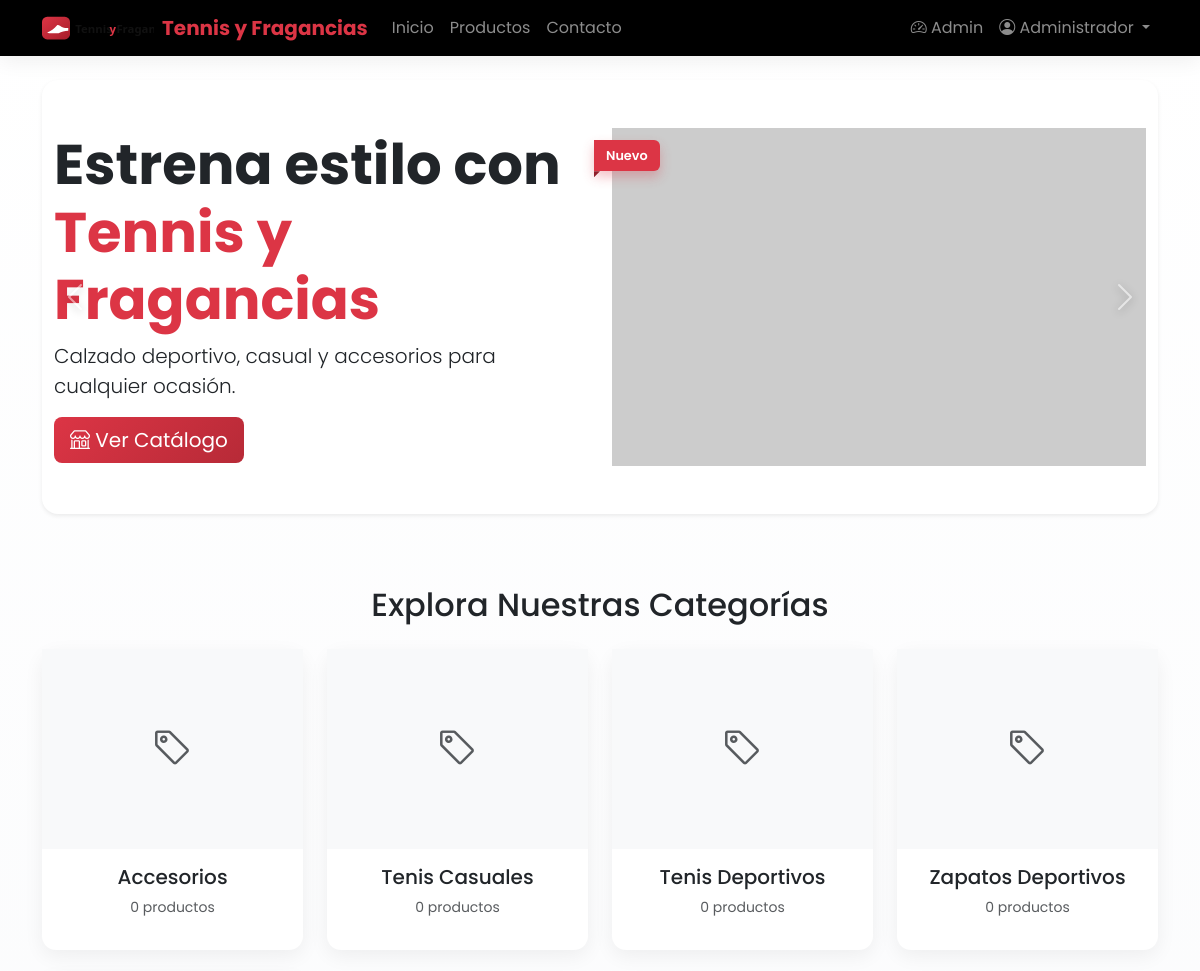
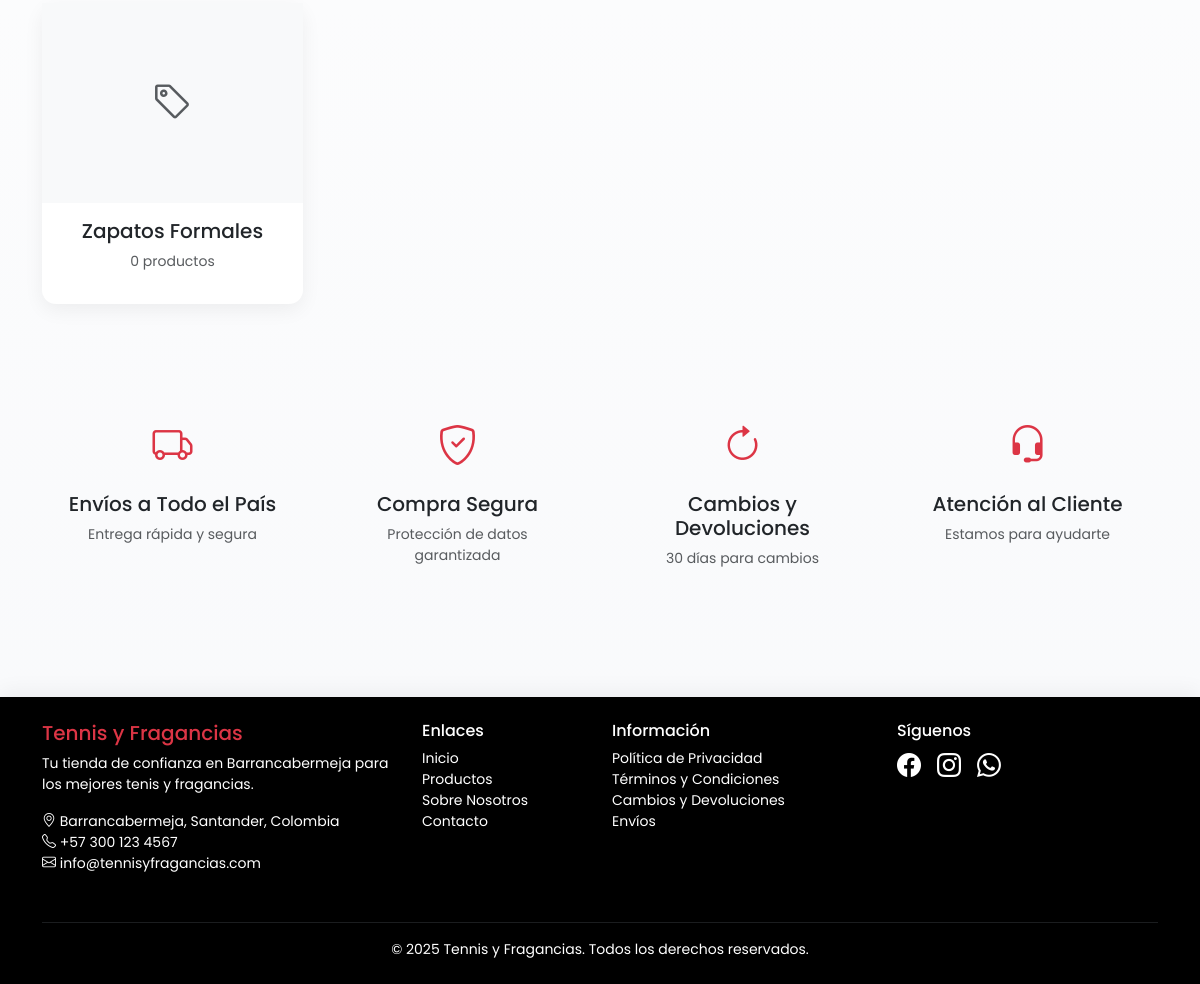
/ (signed in), run on the app's committed database (2 pictures, top to bottom).
### tables this page shows
CREATE TABLE categorias (
    id INT AUTO_INCREMENT PRIMARY KEY,
    nombre VARCHAR(100) NOT NULL,
    descripcion TEXT,
    imagen VARCHAR(255),
    estado ENUM('activo', 'inactivo') DEFAULT 'activo',
    fecha_creacion TIMESTAMP DEFAULT CURRENT_TIMESTAMP,
    INDEX idx_estado (estado)
);

### app/controladores/InicioControlador.php (called while the page is built, shortened)
<?php
class InicioControlador extends Controlador {
    public function index() {
        $productoModelo = $this->cargarModelo('Producto');
        $categoriaModelo = $this->cargarModelo('Categoria');
        $productosDestacados = $productoModelo->obtenerDestacados(8);
        $categorias = $categoriaModelo->obtenerConContador();
        $datos = [
            'titulo' => 'Inicio - ' . NOMBRE_SITIO,
            'productos_destacados' => $productosDestacados,
            'categorias' => $categorias
        ];
        $this->cargarVista('inicio/index', $datos);
    }
}
?>

### app/core/Enrutador.php (called while the page is built, shortened)
<?php
class Enrutador {
    private $controlador = 'InicioControlador';
    private $metodo = 'index';
    private $parametros = [];
    public function __construct() {
        $url = $this->obtenerUrl();
        $this->controlador = new $this->controlador;
        $this->parametros = $url ? array_values($url) : [];
    }
    public function manejarRuta() {
        call_user_func_array([$this->controlador, $this->metodo], $this->parametros);
    }
    private function obtenerUrl() {
        return [];
    }
}
?>

### index.php (called while the page is built, shortened)
<?php
require_once APP_PATH . '/config/base_datos.php';
require_once APP_PATH . '/core/Controlador.php';
require_once APP_PATH . '/core/Modelo.php';
require_once APP_PATH . '/core/Vista.php';
require_once APP_PATH . '/core/Enrutador.php';
$enrutador = new Enrutador();
$enrutador->manejarRuta();
?>

### app/core/Vista.php (called while the page is built, shortened)
<?php
class Vista {
    public static function escapar($texto) {
        return htmlspecialchars($texto, ENT_QUOTES, 'UTF-8');
    }
    public static function url($ruta = '') {
        return URL_BASE . $ruta;
    }
    public static function urlPublica($ruta = '') {
        return URL_PUBLICA . $ruta;
    }
}
?>

### app/config/base_datos.php (called while the page is built, shortened)
<?php
class BaseDatos {
    private static $instancia = null;
    private $conexion;
    private function __construct() {
        try {
            $puerto = defined('DB_PUERTO') ? DB_PUERTO : '3306';
            $dsnConDb = "mysql:host=" . DB_HOST . ";port=" . $puerto . ";dbname=" . DB_NOMBRE . ";charset=" . DB_CHARSET;
            $dsnSinDb = "mysql:host=" . DB_HOST . ";port=" . $puerto . ";charset=" . DB_CHARSET;
            $opciones = [
                PDO::ATTR_ERRMODE => PDO::ERRMODE_EXCEPTION,
                PDO::ATTR_DEFAULT_FETCH_MODE => PDO::FETCH_ASSOC,
                PDO::ATTR_EMULATE_PREPARES => false,
            ];
            try {
                $this->conexion = new PDO($dsnConDb, DB_USUARIO, DB_PASSWORD, $opciones);
            } catch (PDOException $e) {
                if (strpos($e->getMessage(), '1049') !== false || stripos($e->getMessage(), 'Unknown database') !== false) {
                    $pdoTemporal = new PDO($dsnSinDb, DB_USUARIO, DB_PASSWORD, $opciones);
                    $nombreDb = DB_NOMBRE;
                    $charset = DB_CHARSET;
                    $pdoTemporal->exec("CREATE DATABASE IF NOT EXISTS `{$nombreDb}` CHARACTER SET {$charset} COLLATE {$charset}_unicode_ci");
                    $pdoTemporal = null;
                    $this->conexion = new PDO($dsnConDb, DB_USUARIO, DB_PASSWORD, $opciones);
                } else {
                    throw $e;
                }
            }
        } catch (PDOException $e) {
            die("Error de conexión a la base de datos: " . $e->getMessage());
        }
    }
    public static function obtenerInstancia() {
        if (self::$instancia === null) {
            self::$instancia = new self();
        }
        return self::$instancia;
    }
    public function obtenerConexion() {
        return $this->conexion;
    }
}
?>

### app/core/Modelo.php (called while the page is built, shortened)
<?php
class Modelo {
    public function __construct() {
        $this->db = BaseDatos::obtenerInstancia()->obtenerConexion();
    }
}
?>

### app/modelos/Categoria.php (called while the page is built, shortened)
<?php
class Categoria extends Modelo {
    protected $tabla = 'categorias';
    public function obtenerConContador() {
        $sql = "SELECT c.*, COUNT(p.id) as total_productos
                FROM {$this->tabla} c
                LEFT JOIN productos p ON c.id = p.categoria_id AND p.estado = 'activo'
                WHERE c.estado = 'activo'
                GROUP BY c.id
                ORDER BY c.nombre ASC";
        $stmt = $this->db->prepare($sql);
        $stmt->execute();
        return $stmt->fetchAll();
    }
}
?>

### app/vistas/inicio/index.php (the view, shortened to what this page needs)
<?php require_once VIEWS_PATH . '/layout/header.php'; ?>
<section class="py-4">
    <div class="container">
        <div class="card border-0 shadow-sm rounded-4 overflow-hidden">
            <div id="heroCarousel" class="carousel slide" data-bs-ride="carousel">
        <div class="carousel-inner">
            <div class="carousel-item active">
                <div class="container py-5">
                    <div class="row align-items-center">
                        <div class="col-lg-6">
                            <h1 class="display-4 fw-bold">Estrena estilo con <span class="text-primario">Tennis y Fragancias</span></h1>
                            <p class="lead">Calzado deportivo, casual y accesorios para cualquier ocasión.</p>
                            <a href="<?= Vista::url('productos') ?>" class="btn btn-primario btn-lg"><i class="bi bi-shop"></i> Ver Catálogo</a>
                        </div>
                        <div class="col-lg-6 text-center position-relative">
                            <span class="ribbon">Nuevo</span>
                            <img src="<?= Vista::urlPublica('imagenes/hero-image.jpg') ?>" class="img-fluid" style="max-height:380px;object-fit:cover" onerror="this.src='https://via.placeholder.com/600x380?text=Cat%C3%A1logo'" alt="Hero" loading="lazy">
                        </div>
                    </div>
                </div>
            </div>
        </div>
        <button class="carousel-control-prev" type="button" data-bs-target="#heroCarousel" data-bs-slide="prev">
            <span class="carousel-control-prev-icon" aria-hidden="true"></span>
        </button>
        <button class="carousel-control-next" type="button" data-bs-target="#heroCarousel" data-bs-slide="next">
            <span class="carousel-control-next-icon" aria-hidden="true"></span>
        </button>
            </div>
        </div>
    </div>
</section>
<?php if (!empty($categorias)): ?>
<section class="py-5">
    <div class="container">
        <h2 class="text-center mb-4">Explora Nuestras Categorías</h2>
        <div class="row g-4">
            <?php foreach ($categorias as $categoria): ?>
                <div class="col-md-4 col-lg-3">
                    <a href="<?= Vista::url('productos/categoria/' . $categoria['id']) ?>" class="text-decoration-none">
                        <div class="card h-100 text-center producto-card">
                            <?php if ($categoria['imagen']): ?>
                                <img src="<?= Vista::urlPublica('imagenes/categorias/' . $categoria['imagen']) ?>" class="card-img-top" alt="<?= Vista::escapar($categoria['nombre']) ?>" loading="lazy">
                            <?php else: ?>
                                <div class="bg-light" style="height: 200px; display: flex; align-items: center; justify-content: center;">
                                    <i class="bi bi-tag fs-1 text-muted"></i>
                                </div>
                            <?php endif; ?>
                            <div class="card-body">
                                <h5 class="card-title"><?= Vista::escapar($categoria['nombre']) ?></h5>
                                <p class="text-muted small"><?= $categoria['total_productos'] ?> productos</p>
                            </div>
                        </div>
                    </a>
                </div>
            <?php endforeach; ?>
        </div>
    </div>
</section>
<?php endif; ?>
<section class="py-5">
    <div class="container">
        <div class="row text-center g-4">
            <div class="col-md-3">
                <div class="p-3">
                    <i class="bi bi-truck fs-1 text-primario"></i>
                    <h5 class="mt-3">Envíos a Todo el País</h5>
                    <p class="text-muted small">Entrega rápida y segura</p>
                </div>
            </div>
            <div class="col-md-3">
                <div class="p-3">
                    <i class="bi bi-shield-check fs-1 text-primario"></i>
                    <h5 class="mt-3">Compra Segura</h5>
                    <p class="text-muted small">Protección de datos garantizada</p>
                </div>
            </div>
            <div class="col-md-3">
                <div class="p-3">
                    <i class="bi bi-arrow-clockwise fs-1 text-primario"></i>
                    <h5 class="mt-3">Cambios y Devoluciones</h5>
                    <p class="text-muted small">30 días para cambios</p>
                </div>
            </div>
            <div class="col-md-3">
                <div class="p-3">
                    <i class="bi bi-headset fs-1 text-primario"></i>
                    <h5 class="mt-3">Atención al Cliente</h5>
                    <p class="text-muted small">Estamos para ayudarte</p>
                </div>
            </div>
        </div>
    </div>
</section>
<?php require_once VIEWS_PATH . '/layout/footer.php'; ?>

### public/css/styles.css (style rules this page uses)
:root { --color-primario: #DC3545; --color-secundario: #000000; --color-terciario: #FFFFFF; }
body { background: linear-gradient(180deg, #ffffff 0%, #f8f9fb 100%); }
.btn { transition: all 0.3s ease; }
.carousel-control-prev-icon, .carousel-control-next-icon { filter: drop-shadow(0 2px 4px rgba(0,0,0,.5)); }
.carousel-control-prev, .carousel-control-next { width: 6%; }
.carousel-item { min-height: 420px; }
.producto-card { border: none; border-radius: 12px; box-shadow: 0 6px 20px rgba(0,0,0,.06); transition: transform .25s ease, box-shadow .25s ease; }
.card { border: none; border-radius: 14px; box-shadow: 0 6px 20px rgba(0,0,0,.06); }
.btn-primario { background: linear-gradient(135deg, #dc3545 0%, #b72a37 100%); border: none; }
.ribbon { position: absolute; top: 12px; left: -6px; background: #dc3545; color: #fff; padding: 6px 12px; font-size: .8rem; font-weight: 600; border-top-right-radius: 6px; border-bottom-right-radius: 6px; box-shadow: 0 6px 12px rgba(220,53,69,.3); }
.ribbon::after { content: ''; position: absolute; left: 0; bottom: -6px; width: 6px; height: 6px; background: #8f1f2a; clip-path: polygon(0 0, 100% 0, 0 100%); }

### app/vistas/layout/header.php (style rules this page uses)
:root { --color-primario: #DC3545; --color-secundario: #000000; --color-terciario: #FFFFFF; }
body { min-height: 100vh; display: flex; flex-direction: column; background: linear-gradient(180deg, #ffffff 0%, #f8f9fb 100%); font-family: 'Poppins', system-ui, -apple-system, Segoe UI, Roboto, Helvetica, Arial, sans-serif; }
.text-primario { color: var(--color-primario) !important; }
.btn-primario { background-color: var(--color-primario); border-color: var(--color-primario); color: white; }
.producto-card { transition: transform 0.3s, box-shadow 0.3s; }

### data on the page
categorias: nombre "Accesorios", total_productos "0"
categorias: nombre "Tenis Casuales", total_productos "0"
categorias: nombre "Tenis Deportivos", total_productos "0"
categorias: nombre "Zapatos Deportivos", total_productos "0"
categorias: nombre "Zapatos Formales", total_productos "0"

### other printed values
Vista::escapar($_SESSION['usuario_nombre']) "Administrador"
EMPRESA_TELEFONO "+57 300 123 4567"
EMPRESA_EMAIL "info@tennisyfragancias.com"
